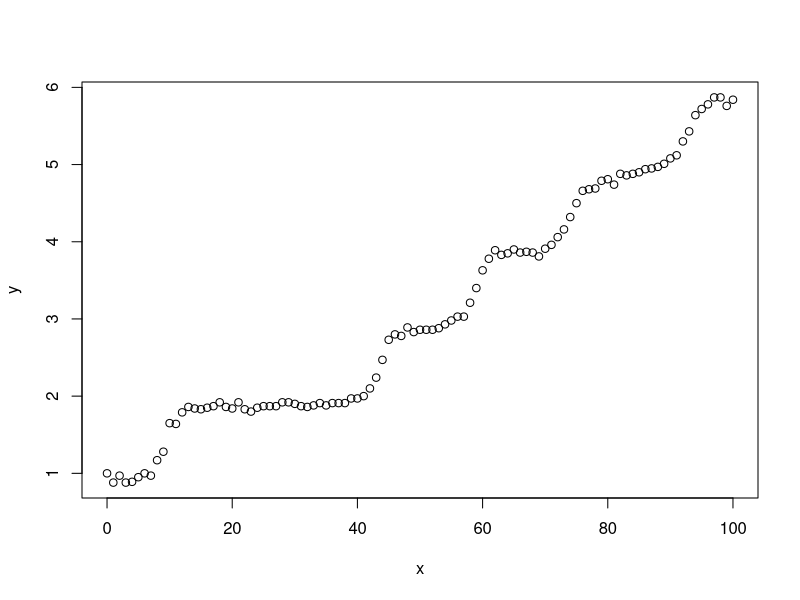

The R source for this figure:
require(ggplot2)
x <- seq(0, 100, by=1)
y <- c(1, 0.88, 0.97, 0.88, 0.89, 0.95, 1, 0.97, 1.17, 1.28, 1.65, 1.64, 1.79, 1.86, 1.84, 1.83, 1.85, 1.87, 1.92, 1.86, 1.84, 1.92, 1.83, 1.8, 1.85, 1.87, 1.87, 1.87, 1.92, 1.92, 1.9, 1.87, 1.86, 1.88, 1.91, 1.88, 1.91, 1.91, 1.91, 1.97, 1.97, 2, 2.1, 2.24, 2.47, 2.73, 2.8, 2.78, 2.89, 2.83, 2.86, 2.86, 2.86, 2.88, 2.93, 2.98, 3.03, 3.03, 3.21, 3.4, 3.63, 3.78, 3.89, 3.83, 3.85, 3.9, 3.86, 3.87, 3.86, 3.81, 3.91, 3.96, 4.06, 4.16, 4.32, 4.5, 4.66, 4.68, 4.69, 4.79, 4.81, 4.74, 4.88, 4.86, 4.88, 4.9, 4.94, 4.95, 4.97, 5.01, 5.08, 5.12, 5.3, 5.43, 5.64, 5.72, 5.78, 5.87, 5.87, 5.76, 5.84)
plot(x,y)
res <- lm(y ~ x)
r2 <- summary(res)$r.squared
slope <- res$coefficients['x']
print(paste("slope:", slope))
print(paste("r^2:", r2))